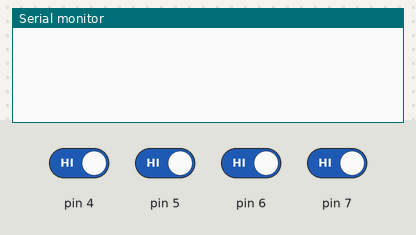
Recording of a sketch running on a simulated Arduino Uno, built with avr-gcc and run on an emulated ATmega328P. Parts: the last lines printed to the serial monitor. The test bench sets the inputs (shaded band); at power-on: pin 4–7 HIGH. No radio packets arrive unless stated.

Above: at 1.2 s.
1.3 s: pin 4 driven LOW
At 1.6 s:
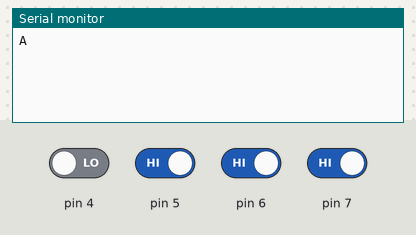
3.4 s: pin 5 driven LOW
At 3.84 s:
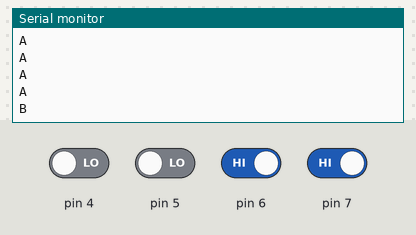
5.5 s: pin 6 driven LOW
At 5.92 s:
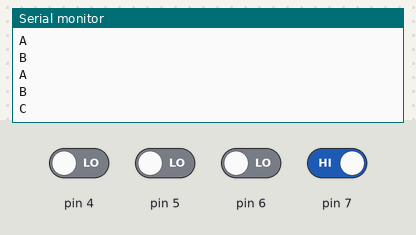
7.7 s: pin 7 driven LOW
At 8.0 s:
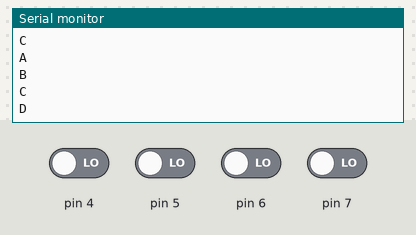

Measured:
- after the input at 1.3 s, the serial monitor: prints a new line after 0.16 s (image 1)
- after the input at 3.4 s, the serial monitor: prints a new line after 0.30 s (image 2)
- after the input at 5.5 s, the serial monitor: prints a new line after 0.28 s (image 3)
- after the input at 7.7 s, the serial monitor: prints a new line after 0.16 s (image 4)

The sketch:

transmissor433.ino
```cpp
/* MSmaker RF Example
 developed by MSmaker
 date: July 7, 2015
 universomakers@gmail.com
 */
#include <VirtualWire.h> //Inclui a biblioteca VirtualWire.h

char *dado ; //Cria a variável que ira armazenar a informação pré definida enviadas pelos botões

void setup()
{
  //Configura o Arduino para trabalhar como transmissor
  vw_set_ptt_inverted(true);
  vw_setup(2000);
  vw_set_tx_pin(3);//Configura o pino 3 como tx
  //===================================================
  Serial.begin(9600);
  //Configura o estado das portas digitais
  pinMode(3, OUTPUT);
  pinMode(4, INPUT);
  pinMode(5, INPUT);
  pinMode(6, INPUT);
  pinMode(7, INPUT);
}

void loop()
{
  if (digitalRead(4) == 0) // Verifica se D4 está pressionado
  {
    dado = "A"; //Armazena o dado pré determinado
    vw_send((uint8_t *)dado, strlen(dado)); //Envia a variável dado
    vw_wait_tx(); //Aguarda o fim de transmissão
    delay(100); //Aguarda um tempo para a próxima leitura
    Serial.println(dado);//Para garantir que os seus botões estão funcionando, você pode verificar no monitor serial
  }
  if (digitalRead(5) == 0) // se estiver pressionado
  {
    dado = "B"; //Armazena o dado pré determinado
    vw_send((uint8_t *)dado, strlen(dado)); //Envia a variável dado
    vw_wait_tx(); //Aguarda o fim de transmissão
    delay(100); //Aguarda um tempo para a próxima leitura
    Serial.println(dado);
  }
  if (digitalRead(6) == 0) // se estiver pressionado
  {
    dado = "C"; //Armazena o dado pré determinado
    vw_send((uint8_t *)dado, strlen(dado)); //Envia a variável dado
    vw_wait_tx(); //Aguarda o fim de transmissão
    delay(100); //Aguarda um tempo para a próxima leitura
    Serial.println(dado);
  }
  if (digitalRead(7) == 0) // se estiver pressionado
  {
    dado = "D"; //Armazena o dado pré determinado
    vw_send((uint8_t *)dado, strlen(dado)); //Envia a variável dado
    vw_wait_tx(); //Aguarda o fim de transmissão
    delay(100); //Aguarda um tempo para a próxima leitura
    Serial.println(dado);
  }
}
```
